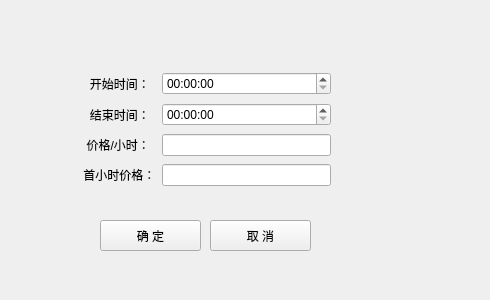
<?xml version="1.0" encoding="UTF-8"?>
<ui version="4.0">
 <class>dayFee</class>
 <widget class="QWidget" name="dayFee">
  <property name="geometry">
   <rect>
    <x>0</x>
    <y>0</y>
    <width>490</width>
    <height>300</height>
   </rect>
  </property>
  <property name="windowTitle">
   <string>Form</string>
  </property>
  <widget class="QWidget" name="gridLayoutWidget">
   <property name="geometry">
    <rect>
     <x>80</x>
     <y>70</y>
     <width>251</width>
     <height>121</height>
    </rect>
   </property>
   <layout class="QGridLayout" name="gridLayout">
    <item row="3" column="1">
     <widget class="QTimeEdit" name="endtimeedit"/>
    </item>
    <item row="3" column="0">
     <widget class="QLabel" name="label_2">
      <property name="text">
       <string>   结束时间：</string>
      </property>
     </widget>
    </item>
    <item row="2" column="0">
     <widget class="QLabel" name="label_6">
      <property name="text">
       <string>   开始时间：</string>
      </property>
     </widget>
    </item>
    <item row="4" column="1">
     <widget class="QLineEdit" name="lineEdit_3"/>
    </item>
    <item row="4" column="0">
     <widget class="QLabel" name="label">
      <property name="text">
       <string>  价格/小时：</string>
      </property>
     </widget>
    </item>
    <item row="5" column="0">
     <widget class="QLabel" name="label_3">
      <property name="text">
       <string> 首小时价格：</string>
      </property>
     </widget>
    </item>
    <item row="5" column="1">
     <widget class="QLineEdit" name="lineEdit_4"/>
    </item>
    <item row="2" column="1">
     <widget class="QTimeEdit" name="starttimeedit"/>
    </item>
   </layout>
  </widget>
  <widget class="QPushButton" name="pushButton">
   <property name="geometry">
    <rect>
     <x>100</x>
     <y>220</y>
     <width>101</width>
     <height>31</height>
    </rect>
   </property>
   <property name="text">
    <string>确 定</string>
   </property>
  </widget>
  <widget class="QPushButton" name="pushButton_2">
   <property name="geometry">
    <rect>
     <x>210</x>
     <y>220</y>
     <width>101</width>
     <height>31</height>
    </rect>
   </property>
   <property name="text">
    <string>取 消</string>
   </property>
  </widget>
 </widget>
 <resources/>
 <connections/>
</ui>
